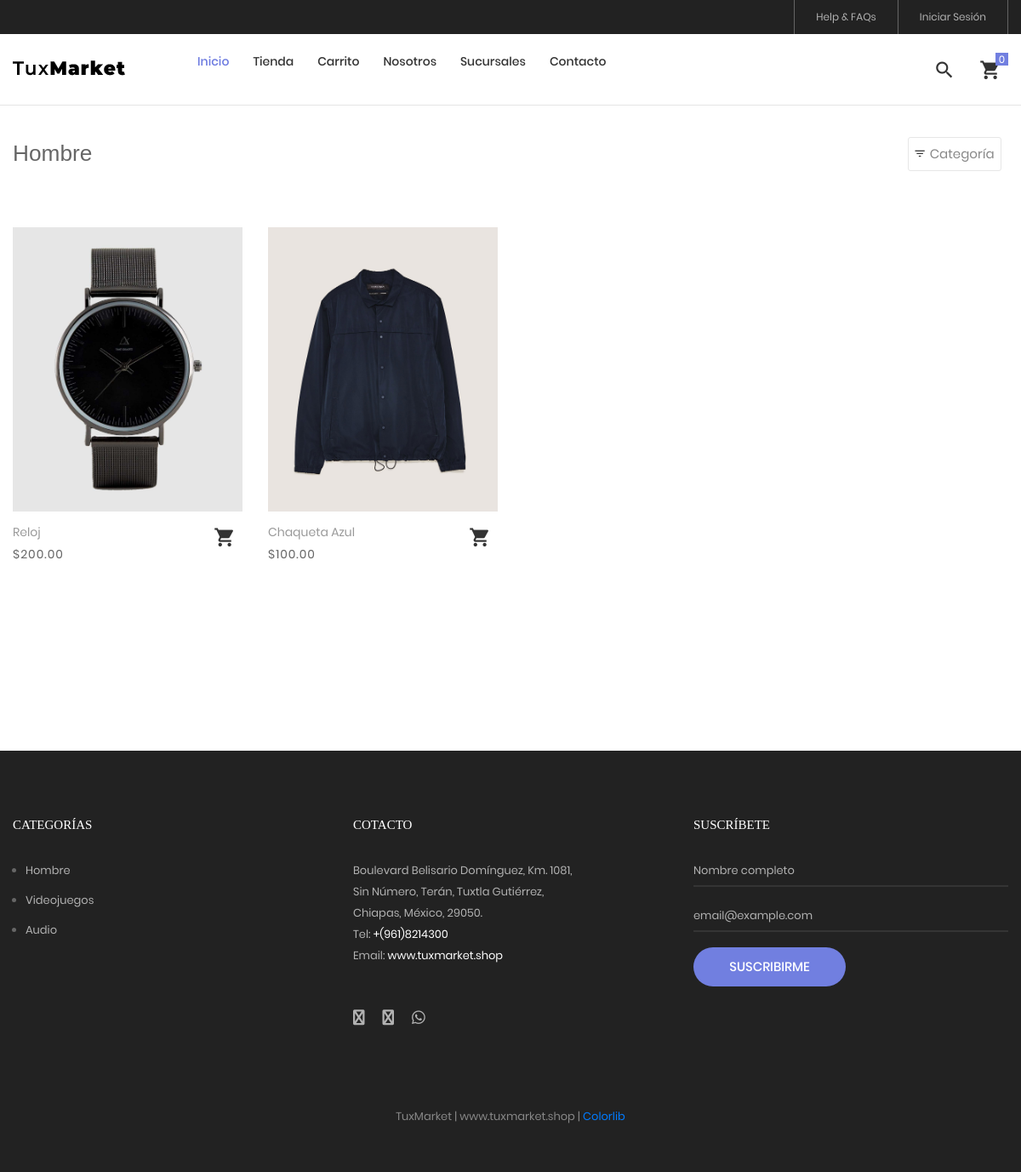
/tienda/categoria/1/hombre, run on the app's committed database.
### tables this page shows
CREATE TABLE IF NOT EXISTS `producto` (
  `idproducto` bigint NOT NULL AUTO_INCREMENT,
  `categoriaid` bigint NOT NULL,
  `codigo` varchar(30) NOT NULL,
  `nombre` varchar(255) NOT NULL,
  `descripcion` text NOT NULL,
  `precio` decimal(11,2) NOT NULL,
  `stock` int NOT NULL,
  `imagen` varchar(100) DEFAULT NULL,
  `datecreated` datetime NOT NULL DEFAULT CURRENT_TIMESTAMP,
  `ruta` varchar(255) NOT NULL,
  `status` int NOT NULL DEFAULT '1',
  PRIMARY KEY (`idproducto`),
  KEY `categoriaid` (`categoriaid`)
);

CREATE TABLE IF NOT EXISTS `categoria` (
  `idcategoria` bigint NOT NULL AUTO_INCREMENT,
  `nombre` varchar(255) NOT NULL,
  `descripcion` text NOT NULL,
  `portada` varchar(100) NOT NULL,
  `datecreated` datetime NOT NULL DEFAULT CURRENT_TIMESTAMP,
  `ruta` varchar(255) NOT NULL,
  `status` int NOT NULL DEFAULT '1',
  PRIMARY KEY (`idcategoria`)
);

### Libraries/Core/Views.php (called while the page is built)
<?php
	class Views
	{
		function getView($controller,$view,$data="")
		{
			$controller = get_class($controller);
			if($controller == "Home"){
				$view = "Views/".$view.".php";
			}else{
				$view = "Views/".$controller."/".$view.".php";
			}
			require_once ($view);
		}
	}
 ?>

### index.php (called while the page is built, shortened)
<?php
	require_once("Helpers/Helpers.php");
	require_once("Libraries/Core/Load.php");
 ?>

### Libraries/Core/Mysql.php (called while the page is built, shortened)
<?php
	class Mysql extends Conexion
	{
		private $conexion;
		function __construct()
		{
			$this->conexion = new Conexion();
			$this->conexion = $this->conexion->conect();
		}
		public function select(string $query)
		{
			$this->strquery = $query;
        	$result = $this->conexion->prepare($this->strquery);
			$result->execute();
        	$data = $result->fetch(PDO::FETCH_ASSOC);
        	return $data;
		}
		public function select_all(string $query)
		{
			$this->strquery = $query;
        	$result = $this->conexion->prepare($this->strquery);
			$result->execute();
        	$data = $result->fetchall(PDO::FETCH_ASSOC);
        	return $data;
		}
	}
 ?>

### Libraries/Core/Conexion.php (called while the page is built)
<?php
class Conexion{
	private $conect;
	public function __construct(){
		$connectionString = "mysql:host=".DB_HOST.";dbname=".DB_NAME.";charset=".DB_CHARSET;
		try{
			$this->conect = new PDO($connectionString, DB_USER, DB_PASSWORD);
			$this->conect->setAttribute(PDO::ATTR_ERRMODE, PDO::ERRMODE_EXCEPTION);
		}catch(PDOException $e){
			$this->conect = 'Error de conexión';
		    echo "ERROR: " . $e->getMessage();
		}
	}
	public function conect(){
		return $this->conect;
	}
}
?>

### Models/TProducto.php (called while the page is built, shortened)
<?php
require_once("Libraries/Core/Mysql.php");
trait TProducto{
	public function getProductosCategoriaT(int $idcategoria, string $ruta, $desde = null, $porpagina = null){
		$this->intIdcategoria = $idcategoria;
		$this->strRuta = $ruta;
		$where = "";
		if(is_numeric($desde) AND is_numeric($porpagina)){
			$where = " LIMIT ".$desde.",".$porpagina;
		}
		$this->con = new Mysql();
		$sql_cat = "SELECT idcategoria,nombre,ruta FROM categoria WHERE idcategoria = '{$this->intIdcategoria}'";
		$request = $this->con->select($sql_cat);
		if(!empty($request)){
			$this->strCategoria = $request['nombre'];
			$this->strRutaCategoria = $request['ruta'];
			$sql = "SELECT p.idproducto,
							p.codigo,
							p.nombre,
							p.descripcion,
							p.categoriaid,
							c.nombre as categoria,
							p.precio,
							p.ruta,
							p.stock
					FROM producto p
					INNER JOIN categoria c
					ON p.categoriaid = c.idcategoria
					WHERE p.status != 0 AND p.categoriaid = $this->intIdcategoria AND c.ruta = '{$this->strRuta}'
					ORDER BY p.idproducto DESC ".$where;
					$request = $this->con->select_all($sql);
					if(count($request) > 0){
						for ($c=0; $c < count($request) ; $c++) {
							$intIdProducto = $request[$c]['idproducto'];
							$sqlImg = "SELECT img
									FROM imagen
									WHERE productoid = $intIdProducto";
							$arrImg = $this->con->select_all($sqlImg);
							if(count($arrImg) > 0){
								for ($i=0; $i < count($arrImg); $i++) {
									$arrImg[$i]['url_image'] = media().'/images/uploads/'.$arrImg[$i]['img'];
								}
							}
							$request[$c]['images'] = $arrImg;
						}
					}
			$request = array('idcategoria' => $this->intIdcategoria,
								'ruta' => $this->strRutaCategoria,
								'categoria' => $this->strCategoria,
								'productos' => $request
							);
		}
		return $request;
	}
}
 ?>

### Helpers/Helpers.php (called while the page is built, shortened)
<?php
	function base_url()
	{
		return BASE_URL;
	}
    function footerTienda($data="")
    {
        $view_footer = "Views/Template/footer_tienda.php";
        require_once ($view_footer);
    }
    function formatMoney($cantidad){
        $cantidad = number_format($cantidad,2,SPD,SPM);
        return $cantidad;
    }
    function getCatFooter(){
        require_once ("Models/CategoriasModel.php");
        $objCategoria = new CategoriasModel();
        $request = $objCategoria->getCategoriasFooter();
        return $request;
    }
    function getInfoPage(int $idpagina){
        require_once("Libraries/Core/Mysql.php");
        $con = new Mysql();
        $sql = "SELECT * FROM post WHERE idpost = $idpagina";
        $request = $con->select($sql);
        return $request;
    }
 ?>

### Models/CategoriasModel.php (called while the page is built, shortened)
<?php
	class CategoriasModel extends Mysql
	{
		public function getCategoriasFooter(){
			$sql = "SELECT idcategoria, nombre, descripcion, portada, ruta
					FROM categoria WHERE  status = 1 AND idcategoria IN (".CAT_FOOTER.")";
			$request = $this->select_all($sql);
			if(count($request) > 0){
				for ($c=0; $c < count($request) ; $c++) {
					$request[$c]['portada'] = BASE_URL.'/Assets/images/uploads/'.$request[$c]['portada'];
				}
			}
			return $request;
		}
	}
 ?>

### Views/Tienda/categoria.php (the view, shortened to what this page needs)
<?php
$arrProductos = $data['productos'];
 ?>
<br><br><br>
<hr>
	<div class="bg0 m-t-23 p-b-140">
		<div class="container">
			<div class="flex-w flex-sb-m p-b-52">
				<div class="flex-w flex-l-m filter-tope-group m-tb-10">
					<h3><?= $data['page_title']; ?></h3>
				</div>
				<div class="flex-w flex-c-m m-tb-10">
					<div class="flex-c-m stext-106 cl6 size-104 bor4 pointer hov-btn3 trans-04 m-r-8 m-tb-4 js-show-filter">
						<i class="icon-filter cl2 m-r-6 fs-15 trans-04 zmdi zmdi-filter-list"></i>
						 Categoría &nbsp;
					</div>
				</div>
			</div>
			<div class="row isotope-grid">
			<?php
			if(!empty($arrProductos)){
				for ($p=0; $p < count($arrProductos); $p++) {
					$ruta = $arrProductos[$p]['ruta'];
					if(count($arrProductos[$p]['images']) > 0 ){
						$portada = $arrProductos[$p]['images'][0]['url_image'];
					}else{
						$portada = media().'/images/uploads/product.png';
					}
			 ?>
				<div class="col-sm-6 col-md-4 col-lg-3 p-b-35 isotope-item women">
					<div class="block2">
						<div class="block2-pic hov-img0">
							<img src="<?= $portada ?>" alt="<?= $arrProductos[$p]['nombre'] ?>">
						</div>
						<div class="block2-txt flex-w flex-t p-t-14">
							<div class="block2-txt-child1 flex-col-l ">
								<a href="<?= base_url().'/tienda/producto/'.$arrProductos[$p]['idproducto'].'/'.$ruta; ?>" class="stext-104 cl4 hov-cl1 trans-04 js-name-b2 p-b-6">
									<?= $arrProductos[$p]['nombre'] ?>
								</a>
								<span class="stext-105 cl3">
									<?= SMONEY.formatMoney($arrProductos[$p]['precio']); ?>
								</span>
							</div>
							<div class="block2-txt-child2 flex-r p-t-3">
								<a href="#"
								 id="<?= openssl_encrypt($arrProductos[$p]['idproducto'],METHODENCRIPT,KEY); ?>"
								 class="btn-addwish-b2 dis-block pos-relative js-addwish-b2 js-addcart-detail
								 icon-header-item cl2 hov-cl1 trans-04 p-l-22 p-r-11
								 ">
									<i class="zmdi zmdi-shopping-cart"></i>
								</a>
							</div>
						</div>
					</div>
				</div>
			<?php
				}
			}else{
				?>
			<p>No hay productos para mostrar <a href="<?= base_url() ?>/tienda"> Ver productos</a></p>
			<?php
			}
			?>
			</div>
			<?php
				if(count($data['productos']) > 0){
			 ?>
			<div class="flex-c-m flex-w w-full p-t-45">
			</div>
			<?php
				}
			 ?>
		</div>
	</div>
<?php
	footerTienda($data);
?>

### Views/Template/footer_tienda.php (shortened to what this page needs)
	<?php
		$catFotter = getCatFooter();
	 ?>
	<footer class="bg3 p-t-75 p-b-32">
		<div class="container">
			<div class="row">
				<div class="col-sm-6 col-lg-4 p-b-50">
					<h4 class="stext-301 cl0 p-b-30">
						Categorías
					</h4>
					<?php if(count($catFotter) > 0){ ?>
					<ul>
						<?php foreach ($catFotter as $cat) { ?>
						<li class="p-b-10">
							<a href="<?= base_url() ?>/tienda/categoria/<?= $cat['idcategoria'].'/'.$cat['ruta'] ?>" class="stext-107 cl7 hov-cl1 trans-04">
								<?= $cat['nombre'] ?>
							</a>
						</li>
						<?php } ?>
					</ul>
					<?php } ?>
				</div>
				<div class="col-sm-6 col-lg-4 p-b-50">
					<h4 class="stext-301 cl0 p-b-30">
						Cotacto
					</h4>
					<p class="stext-107 cl7 size-201">
						<?= DIRECCION ?> <br>
						Tel: <a class="linkFooter" href="tel:<?= TELEMPRESA ?>"><?= TELEMPRESA ?></a><br>
						Email: <a class="linkFooter" href="mailto:<?= EMAIL_EMPRESA ?>"><?= EMAIL_EMPRESA ?></a>
					</p>
					<div class="p-t-27">
						<a href="<?= FACEBOOK ?>" target="_blanck" class="fs-18 cl7 hov-cl1 trans-04 m-r-16">
							<i class="fa fa-facebook"></i>
						</a>
						<a href="<?= INSTAGRAM ?>" target="_blanck"  class="fs-18 cl7 hov-cl1 trans-04 m-r-16">
							<i class="fa fa-instagram"></i>
						</a>
						<a href="https://wa.me/<?= WHATSAPP ?>" target="_blanck"  class="fs-18 cl7 hov-cl1 trans-04 m-r-16">
							<i class="fab fa-whatsapp"></i>
						</a>
					</div>
				</div>
				<div class="col-sm-6 col-lg-4 p-b-50">
					<h4 class="stext-301 cl0 p-b-30">
						Suscríbete
					</h4>
					<form id="frmSuscripcion" name="frmSuscripcion">
						<div class="wrap-input1 w-full p-b-4">
							<input class="input1 bg-none plh1 stext-107 cl7" type="text" id="nombreSuscripcion" name="nombreSuscripcion" placeholder="Nombre completo" required>
						</div>
						<br>
						<div class="wrap-input1 w-full p-b-4">
							<input class="input1 bg-none plh1 stext-107 cl7" type="email" id="emailSuscripcion" name="emailSuscripcion" placeholder="email@example.com" required >
						</div>
						<div class="p-t-18">
							<button class="flex-c-m stext-101 cl0 size-103 bg1 bor1 hov-btn2 p-lr-15 trans-04">
								Suscribirme
							</button>
						</div>
					</form>
				</div>
			</div>
			<div class="p-t-40">
				<p class="stext-107 cl6 txt-center">
					<?= NOMBRE_EMPESA; ?> | <?= WEB_EMPRESA; ?> | <a href="https://colorlib.com" target="_blank">Colorlib</a>
				</p>
			</div>
		</div>
	</footer>
</body>
</html>

### Assets/tienda/css/main.css (style rules this page uses)
.container { max-width: 1380px; }
@media (max-width: 1600px) { .container { max-width: 1200px; } }
.container p { margin-bottom: 20px; }
.container ul, .container ol { margin-left: 15px; margin-bottom: 20px; }
.container ul, .container ul li { list-style: initial; }
.icon-header-item { position: relative; font-size: 26px; line-height: 1; cursor: pointer; }
.block2-pic { position: relative; }
.block2-txt-child1 { width: calc(100% - 30px); }
.block2-txt-child2 { width: 30px; }
.cl0 { color: #fff; }
.cl2 { color: #333; }
.cl3 { color: #666; }
.cl4 { color: #999; }
.cl6 { color: #888; }
.cl7 { color: #b2b2b2; }
.stext-101 { font-family: Poppins-Medium; font-size: 15px; line-height: 1.466667; text-transform: uppercase; }
.stext-104 { font-family: Poppins-Regular; font-size: 14px; line-height: 1.466667; }
.stext-105 { font-family: Poppins-Regular; font-size: 14px; line-height: 1.466667; letter-spacing: 1px; }
.stext-106 { font-family: Poppins-Regular; font-size: 15px; line-height: 1.2; }
.stext-107 { font-family: Poppins-Regular; font-size: 13px; line-height: 1.923; }
.stext-301 { font-family: Montserrat-Bold; font-size: 15px; line-height: 1.6; text-transform: uppercase; }
.size-103 { min-width: 179px; height: 46px; }
.size-104 { min-width: 94px; height: 40px; }
.size-201 { max-width: 270px; }
.bg-none { background-color: transparent; }
.bg0 { background-color: #fff; }
.bg1 { background-color: #717fe0; }
.bg3 { background-color: #222; }
.bor1 { border-radius: 23px; }
.bor4 { border: 1px solid #e6e6e6; border-radius: 3px; }
.wrap-input1 { position: relative; border-bottom: 2px solid rgba(204,204,204, 0.1); }
.input1 { background-color: transparent; width: 100%; }
.hov-img0 { display: block; overflow: hidden; }
.hov-img0 img { width: 100%; -webkit-transition: transform 0.9s ease; -o-transition: transform 0.9s ease; -moz-transition: transform 0.9s ease; transition: transform 0.9s ease; }
.linkFooter { color: #FFF !important; }

### data on the page
producto: shows a picture, nombre "Reloj", precio "200.00"
producto: shows a picture, nombre "Chaqueta Azul", precio "100.00"
categoria: nombre "Hombre"
categoria: nombre "Videojuegos"
categoria: nombre "Audio"

### other printed values
$data['page_title'] "Hombre"
DIRECCION "Boulevard Belisario Domínguez, Km. 1081, Sin Número, Terán, Tuxtla Gutiérrez, Chiapas, México, 29050."
TELEMPRESA "+(961)8214300"
EMAIL_EMPRESA "www.tuxmarket.shop"
NOMBRE_EMPESA "TuxMarket"
WEB_EMPRESA "www.tuxmarket.shop"
